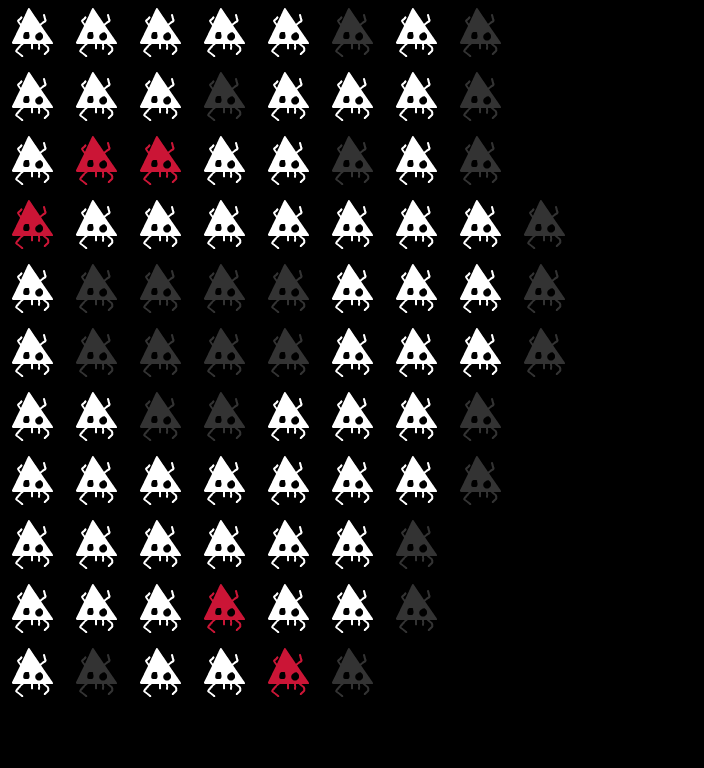

This is a level from a 2D game, rendered from its Tiled map with the project's own tilesets. A one-line summary and the map file follow, with tile-layer data summarised:
An orthogonal 11x12 tile map with 64x64 px tiles, 1 tile layer (Jason), 21 hidden layers not drawn.

<map version="1.5" tiledversion="1.7.2" orientation="orthogonal" renderorder="right-down" width="11" height="12" tilewidth="64" tileheight="64" infinite="0" nextlayerid="24" nextobjectid="1">
 <editorsettings>
  <export target="../../www/data/videogames/videogamesLevels1.json" format="json" />
 </editorsettings>
 <properties>
  <property name="description" value="no description here" />
  <property name="sectionName" value="Generation 2" />
 </properties>
 <tileset firstgid="1" source="spadersTileset.tsx" />
 <layer id="13" name="1952 - OXO" width="11" height="12" visible="0">
  <properties>
   <property name="i" type="int" value="11" />
   <property name="j" type="int" value="12" />
   <property name="tier" type="int" value="0" />
  </properties>
  <data>[132 cells, 37 non-empty, 3 distinct tile ids]</data>
 </layer>
 <layer id="22" name="Mouse Trap" width="11" height="12" visible="0">
  <properties>
   <property name="i" type="int" value="11" />
   <property name="j" type="int" value="12" />
   <property name="tier" type="int" value="0" />
  </properties>
  <data>[132 cells, 82 non-empty, 3 distinct tile ids]</data>
 </layer>
 <layer id="14" name="Template" width="11" height="12" visible="0">
  <properties>
   <property name="i" type="int" value="8" />
   <property name="j" type="int" value="11" />
   <property name="tier" type="int" value="0" />
  </properties>
  <data>[132 cells, 0 non-empty, 0 distinct tile ids]</data>
 </layer>
 <layer id="19" name="Pitfall" width="11" height="12" visible="0">
  <properties>
   <property name="i" type="int" value="8" />
   <property name="j" type="int" value="11" />
   <property name="tier" type="int" value="0" />
  </properties>
  <data>[132 cells, 34 non-empty, 4 distinct tile ids]</data>
 </layer>
 <layer id="9" name="Tetris" width="11" height="12" visible="0">
  <properties>
   <property name="i" type="int" value="7" />
   <property name="j" type="int" value="8" />
   <property name="tier" type="int" value="0" />
  </properties>
  <data>[132 cells, 20 non-empty, 5 distinct tile ids]</data>
 </layer>
 <layer id="23" name="Jason" width="11" height="12">
  <properties>
   <property name="i" type="int" value="11" />
   <property name="j" type="int" value="12" />
   <property name="tier" type="int" value="0" />
  </properties>
  <data>[132 cells, 87 non-empty, 3 distinct tile ids]</data>
 </layer>
 <layer id="20" name="Duck Hunt" width="11" height="12" visible="0">
  <properties>
   <property name="i" type="int" value="9" />
   <property name="j" type="int" value="9" />
   <property name="tier" type="int" value="0" />
  </properties>
  <data>[132 cells, 47 non-empty, 4 distinct tile ids]</data>
 </layer>
 <layer id="21" name="Asteroid" width="11" height="12" visible="0">
  <properties>
   <property name="i" type="int" value="5" />
   <property name="j" type="int" value="9" />
   <property name="tier" type="int" value="0" />
  </properties>
  <data>[132 cells, 12 non-empty, 2 distinct tile ids]</data>
 </layer>
 <layer id="16" name="Pong" width="11" height="12" visible="0">
  <properties>
   <property name="i" type="int" value="7" />
   <property name="j" type="int" value="9" />
   <property name="tier" type="int" value="0" />
  </properties>
  <data>[132 cells, 18 non-empty, 4 distinct tile ids]</data>
 </layer>
 <layer id="17" name="Maze" width="11" height="12" visible="0">
  <properties>
   <property name="i" type="int" value="9" />
   <property name="j" type="int" value="9" />
   <property name="tier" type="int" value="0" />
  </properties>
  <data>[132 cells, 17 non-empty, 2 distinct tile ids]</data>
 </layer>
 <layer id="18" name="Jump Bug" width="11" height="12" visible="0">
  <properties>
   <property name="i" type="int" value="9" />
   <property name="j" type="int" value="11" />
   <property name="tier" type="int" value="0" />
  </properties>
  <data>[132 cells, 61 non-empty, 3 distinct tile ids]</data>
 </layer>
 <layer id="15" name="Spacewar" width="11" height="12" visible="0">
  <properties>
   <property name="i" type="int" value="7" />
   <property name="j" type="int" value="10" />
   <property name="tier" type="int" value="0" />
  </properties>
  <data>[132 cells, 14 non-empty, 2 distinct tile ids]</data>
 </layer>
 <layer id="10" name="E.T." width="11" height="12" visible="0">
  <properties>
   <property name="i" type="int" value="7" />
   <property name="j" type="int" value="12" />
   <property name="tier" type="int" value="0" />
  </properties>
  <data>[132 cells, 59 non-empty, 2 distinct tile ids]</data>
 </layer>
 <layer id="11" name="Arrow" width="11" height="12" visible="0">
  <properties>
   <property name="i" type="int" value="7" />
   <property name="j" type="int" value="8" />
   <property name="tier" type="int" value="0" />
  </properties>
  <data>[132 cells, 14 non-empty, 1 distinct tile ids]</data>
 </layer>
 <layer id="12" name="Copy of Tetris" width="11" height="12" visible="0">
  <properties>
   <property name="i" type="int" value="7" />
   <property name="j" type="int" value="8" />
   <property name="tier" type="int" value="0" />
  </properties>
  <data>[132 cells, 20 non-empty, 5 distinct tile ids]</data>
 </layer>
 <layer id="6" name="Rainbow" width="11" height="12" visible="0">
  <properties>
   <property name="i" type="int" value="7" />
   <property name="j" type="int" value="11" />
   <property name="tier" type="int" value="1" />
  </properties>
  <data>[132 cells, 72 non-empty, 8 distinct tile ids]</data>
 </layer>
 <layer id="3" name="Invader" width="11" height="12" visible="0">
  <properties>
   <property name="i" type="int" value="6" />
   <property name="j" type="int" value="10" />
   <property name="tier" type="int" value="0" />
  </properties>
  <data>[132 cells, 34 non-empty, 7 distinct tile ids]</data>
 </layer>
 <layer id="2" name="It's a me" width="11" height="12" visible="0">
  <properties>
   <property name="i" type="int" value="8" />
   <property name="j" type="int" value="12" />
   <property name="tier" type="int" value="2" />
  </properties>
  <data>[132 cells, 42 non-empty, 4 distinct tile ids]</data>
 </layer>
 <layer id="5" name="Skull" width="11" height="12" visible="0">
  <properties>
   <property name="i" type="int" value="9" />
   <property name="j" type="int" value="12" />
   <property name="tier" type="int" value="3" />
  </properties>
  <data>[132 cells, 67 non-empty, 2 distinct tile ids]</data>
 </layer>
 <layer id="7" name="Superhard" width="11" height="12" visible="0">
  <properties>
   <property name="i" type="int" value="9" />
   <property name="j" type="int" value="12" />
   <property name="tier" type="int" value="3" />
  </properties>
  <data>[132 cells, 85 non-empty, 4 distinct tile ids]</data>
 </layer>
 <layer id="8" name="Pac" width="11" height="12" visible="0">
  <properties>
   <property name="i" type="int" value="9" />
   <property name="j" type="int" value="12" />
   <property name="tier" type="int" value="3" />
  </properties>
  <data>[132 cells, 92 non-empty, 3 distinct tile ids]</data>
 </layer>
 <layer id="4" name="Blue one" width="11" height="12" visible="0">
  <properties>
   <property name="i" type="int" value="8" />
   <property name="j" type="int" value="12" />
   <property name="tier" type="int" value="3" />
  </properties>
  <data>[132 cells, 81 non-empty, 5 distinct tile ids]</data>
 </layer>
</map>
